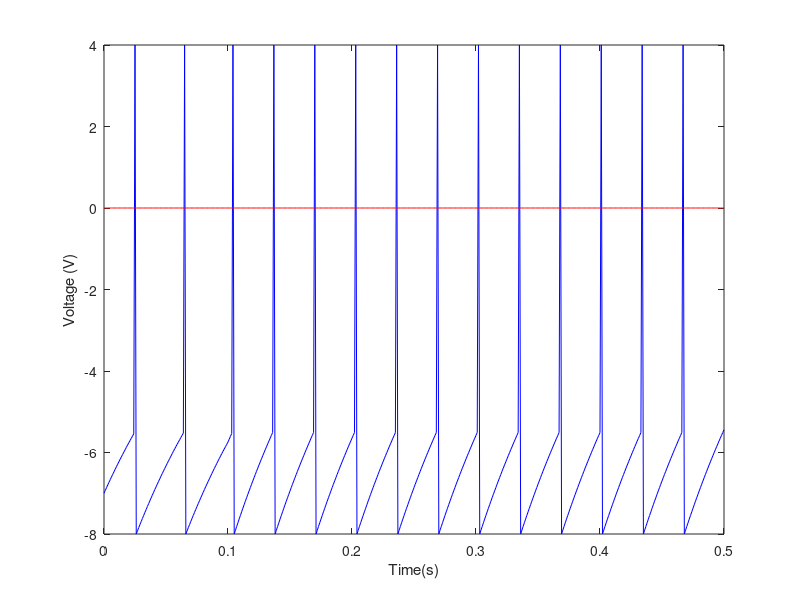

Reproduce this figure in MATLAB.
dt = 0.001;    % Time step
t = 0.5;          % Max time
a = -2;
b = 10;
c = -8;      % V_reset
d = -9;
e = 0;
tau = 2;
vt = -5.5;     % Threshold voltage
I = 0:dt:t;
I(100:length(I)) = 15;
%I(100:length(I)) = linspace(0,1.5,1902);
I(1:100) = 0;
%I(1:length(I)) = 0;
%I(100:180) = 0.15;
%I(250:330) = 0.15;
%I(1100:1180) = 0.15;
%I(1550:1630) = 0.15;
T = 0:dt:t;
Vm = 0:dt:t;
Vm(1) = -7;
g = 0:dt:t;
g(1) = 0;
for t=1:length(T)-1
    if (Vm(t) >= vt)
        Vm(t) = 4;
        Vm(t+1) = c;
        gp = (-g(t) + e) * tau;
        g(t+1) = g(t) + gp*dt;
    else
        gp = -g(t) * tau;
        g(t+1) = g(t) + gp*dt;
        vp = I(t) + a - b * Vm(t) + g(t+1) * (d - Vm(t));  
        Vm(t+1) = Vm(t) + vp*dt;
    end
end
figure()
plot(T,Vm,'b-',T,g,'r-');
xlabel('Time(s)');
ylabel('Voltage (V)');